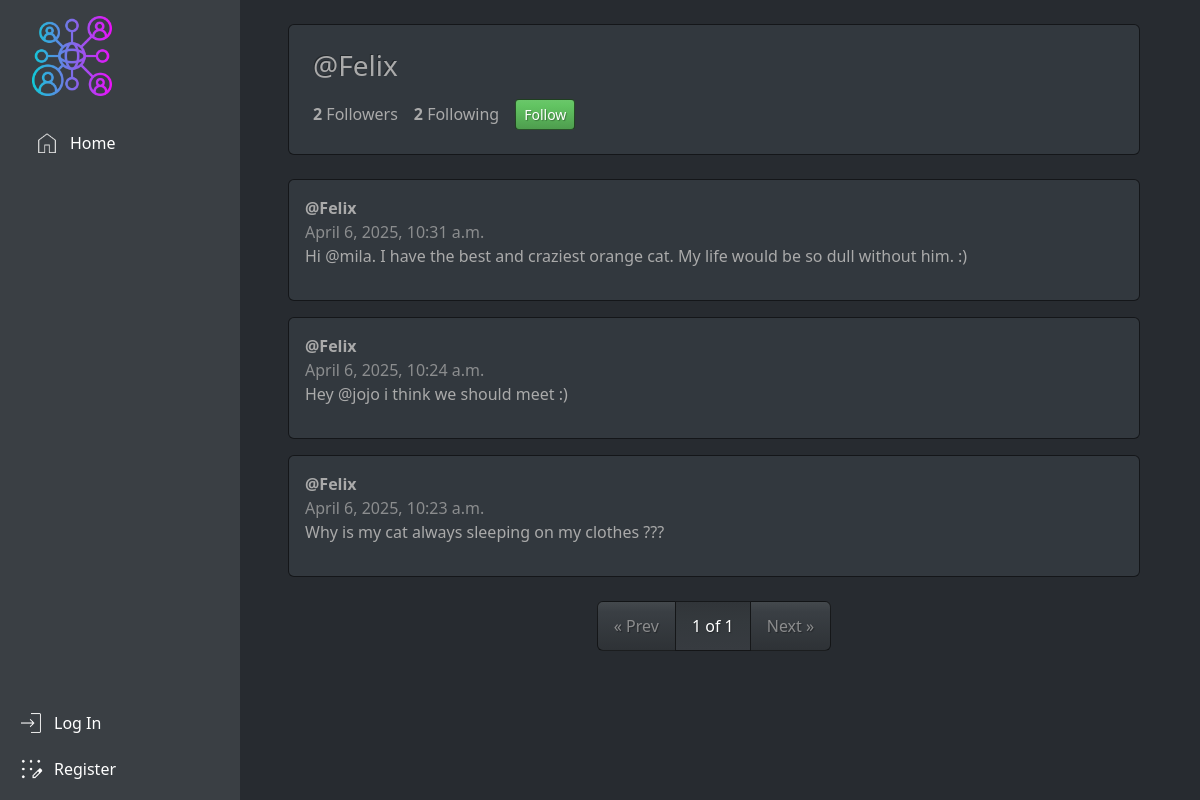
Page /profile/Felix on the earlier database version.
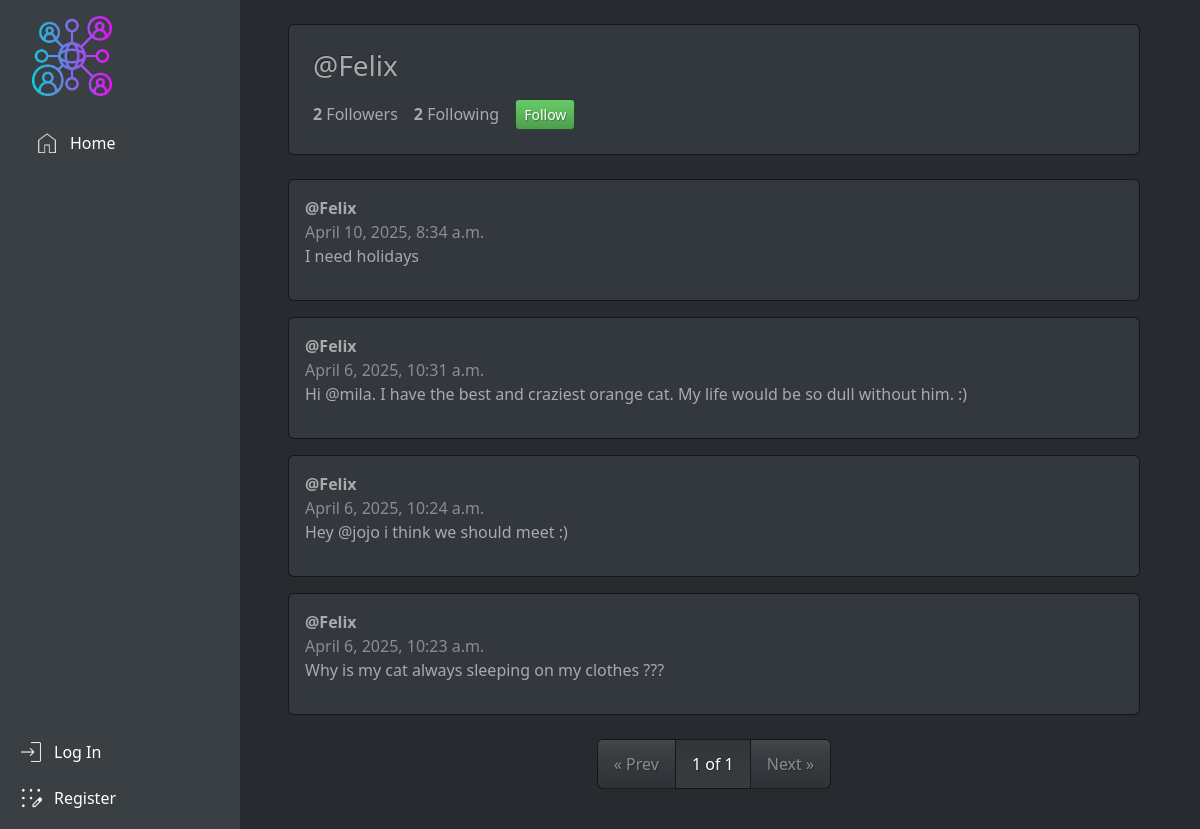
Same page on the later database version.
### network/models.py (models this page shows, shortened)
class Post(models.Model):
    user = models.ForeignKey(User, on_delete=models.CASCADE, related_name="posts")
    content = models.TextField(max_length=500)
    timestamp = models.DateTimeField(auto_now_add=True)
    likes = models.ManyToManyField(User, related_name="liked_posts", blank=True)

class User(AbstractUser):
    pass

### network/views.py (the view)
# urls.py: path("profile/<str:username>", views.profile, name="profile"), # User profile page
def profile(request, username):
    user_profile = User.objects.get(username=username)
    posts = Post.objects.filter(user=user_profile).order_by("-timestamp")
    paginator = Paginator(posts, 10)
    page_number = request.GET.get("page")
    page_obj = paginator.get_page(page_number)
    followers = Follow.objects.filter(user=user_profile).count()
    following = Follow.objects.filter(follower=user_profile).count()
    is_following = False
    if request.user.is_authenticated and request.user != user_profile:
        is_following = Follow.objects.filter(user=user_profile, follower=request.user).exists()
    return render(request, "network/profile.html", {
        "user_profile": user_profile,
        "page_obj": page_obj,
        "followers": followers,
        "following": following,
        "is_following": is_following
    })

### network/templates/network/profile.html (shortened to what this page needs)
{% extends "network/layout.html" %}
{% block body %}
<div class="card p-4 mb-4">
    <h3 class="mb-3">@{{ user_profile.username }}</h3>
    <div class="d-flex align-items-center gap-3 flex-wrap">
        <p class="mb-0"><strong>{{ followers }}</strong> Followers</p>
        <p class="mb-0"><strong>{{ following }}</strong> Following</p>
        {% if request.user != user_profile %}
        <form action="{% url 'toggle_follow' user_profile.username %}" method="post" class="mb-0">
            {% if is_following %}
            <button type="submit" class="btn btn-sm btn-danger">Unfollow</button>
            {% else %}
            <button type="submit" class="btn btn-sm btn-success">Follow</button>
            {% endif %}
        </form>
        {% endif %}
    </div>
</div>
{% for post in page_obj %}
<div class="card mb-3 p-3">
    <strong>@{{ post.user.username }}</strong> <span class="text-muted">{{ post.timestamp }}</span>
    <p>{{ post.content }}</p>
</div>
{% empty %}
<p>This user hasn't posted yet.</p>
{% endfor %}
<nav aria-label="Post pagination">
    <ul class="pagination justify-content-center mt-4">
        {% if page_obj.has_previous %}
        <li class="page-item">
            <a class="page-link" href="?page={{ page_obj.previous_page_number }}">&laquo; Prev</a>
        </li>
        {% else %}
        <li class="page-item disabled">
            <span class="page-link">&laquo; Prev</span>
        </li>
        {% endif %}
        <li class="page-item active">
            <span class="page-link">{{ page_obj.number }} of {{ page_obj.paginator.num_pages }}</span>
        </li>
        {% if page_obj.has_next %}
        <li class="page-item">
            <a class="page-link" href="?page={{ page_obj.next_page_number }}">Next &raquo;</a>
        </li>
        {% else %}
        <li class="page-item disabled">
            <span class="page-link">Next &raquo;</span>
        </li>
        {% endif %}
    </ul>
</nav>
{% endblock %}

Differences in the rows shown:
added Post: user.username "Felix", timestamp "April 10, 2025, 8:34 a.m.", content "I need holidays"
